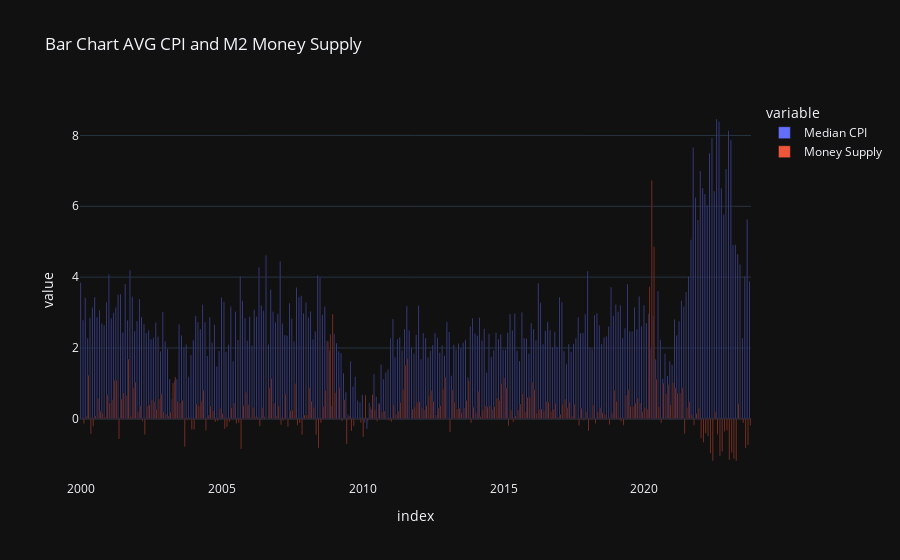

Notebook code for this chart:
### Code cell
merged_cpi_money_supply = pd.merge(
    median_cpi_df_2020_2023,
    m2_df_2000_2023_monthly_pchange,
    right_index=True,
    left_index=True,
)
fig = px.bar(merged_cpi_money_supply, title='Bar Chart AVG CPI and M2 Money Supply', barmode='group')
fig.show()

### Figure 1 — Plotly figure (JSON) as saved in the notebook; plotly's stock layout.template omitted (floating-point values rounded to 4 significant figures; data arrays with more than 128 entries replaced by an {"elided": "..."} marker saying what was removed)
{"data": [{"alignmentgroup": "True", "hovertemplate": "variable=Median CPI<br>index=%{x}<br>value=%{y}<extra></extra>", "legendgroup": "Median CPI", "marker": {"color": "#636efa", "pattern": {"shape": ""}}, "name": "Median CPI", "offsetgroup": "Median CPI", "orientation": "v", "showlegend": true, "textposition": "auto", "x": {"elided": "286 str values"}, "xaxis": "x", "y": {"elided": "286 float values"}, "yaxis": "y", "type": "bar"}, {"alignmentgroup": "True", "hovertemplate": "variable=Money Supply<br>index=%{x}<br>value=%{y}<extra></extra>", "legendgroup": "Money Supply", "marker": {"color": "#EF553B", "pattern": {"shape": ""}}, "name": "Money Supply", "offsetgroup": "Money Supply", "orientation": "v", "showlegend": true, "textposition": "auto", "x": {"elided": "286 str values"}, "xaxis": "x", "y": {"elided": "286 float values"}, "yaxis": "y", "type": "bar"}], "layout": {"xaxis": {"anchor": "y", "domain": [0.0, 1.0], "title": {"text": "index"}}, "yaxis": {"anchor": "x", "domain": [0.0, 1.0], "title": {"text": "value"}}, "legend": {"title": {"text": "variable"}, "tracegroupgap": 0}, "title": {"text": "Bar Chart AVG CPI and M2 Money Supply"}, "barmode": "group"}}
